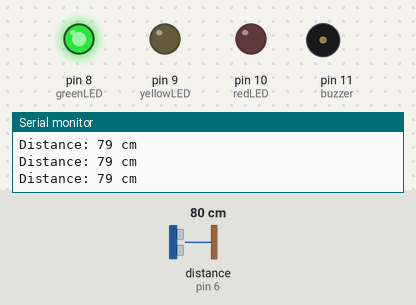
A sketch run on a simulated Arduino Uno, built with avr-gcc and run on an emulated ATmega328P. On the bench: output pins drawn as LEDs (lit = HIGH), buzzer (waves = sounding, pin HIGH), the last lines printed to the serial monitor. Wiring (inferred from the names in the program): ultrasonic range finder: trigger pin 7; echo pin 6. The test bench sets the inputs (shaded band); at power-on: distance to the obstacle (sensor on pin 6) 80 cm. The echo pulse lasts 58.3 µs per cm; pins used as bus, display or sensor lines are not drawn.

Above: at 1.2 s.
1.3 s: distance to the obstacle (sensor on pin 6) set to 34 cm
2.8 s: distance to the obstacle (sensor on pin 6) set to 29 cm
At 3.5 s:
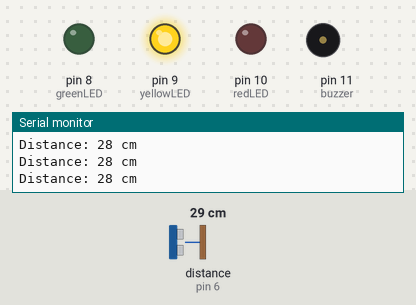
4.3 s: distance to the obstacle (sensor on pin 6) set to 12 cm
7.3 s: distance to the obstacle (sensor on pin 6) set to 9 cm
At 8.5 s:
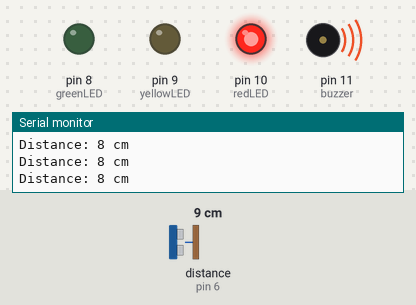
9.0 s: distance to the obstacle (sensor on pin 6) set to 18 cm
At 10.1 s:
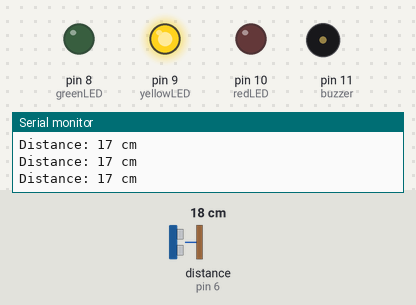
10.6 s: distance to the obstacle (sensor on pin 6) set to 2 cm
At 11.8 s:
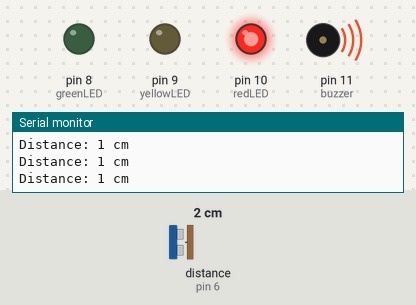
Timing chart, 0 to 13.2 s (numbered marks = the images above; inputs shaded):
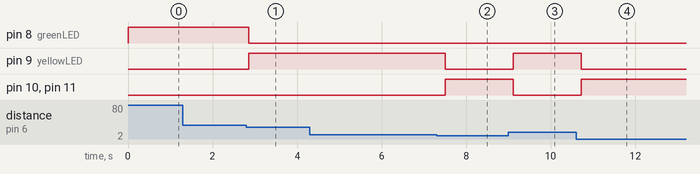

The sketch:

smart-parking-sensor.ino
```cpp
int trigPin = 7;
int echoPin = 6;

int greenLED = 8;
int yellowLED = 9;
int redLED = 10;
int buzzer = 11;

long duration;
int distance;

void setup() {
  pinMode(trigPin, OUTPUT);
  pinMode(echoPin, INPUT);

  pinMode(greenLED, OUTPUT);
  pinMode(yellowLED, OUTPUT);
  pinMode(redLED, OUTPUT);
  pinMode(buzzer, OUTPUT);

  Serial.begin(9600);
}

void loop() {

  // Send ultrasonic pulse
  digitalWrite(trigPin, LOW);
  delayMicroseconds(2);

  digitalWrite(trigPin, HIGH);
  delayMicroseconds(10);
  digitalWrite(trigPin, LOW);

  // Read echo
  duration = pulseIn(echoPin, HIGH);

  // Calculate distance
  distance = duration * 0.034 / 2;

  Serial.print("Distance: ");
  Serial.print(distance);
  Serial.println(" cm");

  // More than 30 cm
  if (distance > 30) {
    digitalWrite(greenLED, HIGH);
    digitalWrite(yellowLED, LOW);
    digitalWrite(redLED, LOW);
    digitalWrite(buzzer, LOW);
  }

  // 10 to 30 cm
  else if (distance >= 10 && distance <= 30) {
    digitalWrite(greenLED, LOW);
    digitalWrite(yellowLED, HIGH);
    digitalWrite(redLED, LOW);
    digitalWrite(buzzer, LOW);
  }

  // Less than 10 cm
  else {
    digitalWrite(greenLED, LOW);
    digitalWrite(yellowLED, LOW);
    digitalWrite(redLED, HIGH);
    digitalWrite(buzzer, HIGH);
  }

  delay(200);
}
```

Measured:
- the behaviour switches between 32 and 31 cm on distance to the obstacle (sensor on pin 6) (found by bisection; images 0 and 1)
- the behaviour switches between 11 and 10 cm on distance to the obstacle (sensor on pin 6) (found by bisection; images 1 and 2)
- after the input at 2.8 s, pin 8 (greenLED): HIGH → LOW after 0.06 s; pin 9 (yellowLED): LOW → HIGH after 0.06 s
- after the input at 7.3 s, pin 9 (yellowLED): HIGH → LOW after 0.20 s; pin 10 (redLED), pin 11 (buzzer): LOW → HIGH after 0.20 s
- after the input at 9.0 s, pin 9 (yellowLED): LOW → HIGH after 0.11 s; pin 10 (redLED), pin 11 (buzzer): HIGH → LOW after 0.11 s
- after the input at 10.6 s, pin 9 (yellowLED): HIGH → LOW after 0.12 s; pin 10 (redLED), pin 11 (buzzer): LOW → HIGH after 0.12 s
